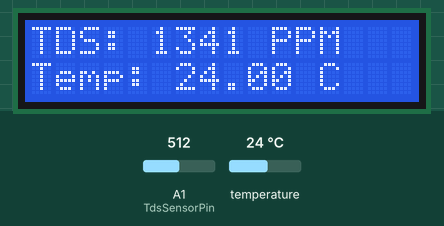
Recording of a sketch running on a simulated Arduino Uno, built with avr-gcc and run on an emulated ATmega328P. Parts: 16×2 character LCD. The test bench sets the inputs (shaded band); at power-on: temperature 24 °C, A1 (TdsSensorPin) = 512. What the sketch prints to the serial monitor is not drawn.

Above: at 1.2 s.
1.3 s: temperature set to 12 °C
At 4.4 s:
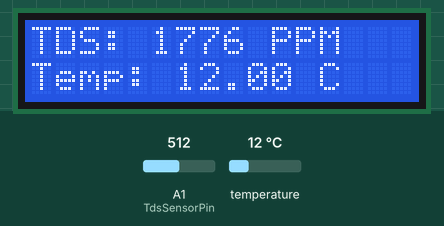
6.2 s: A1 (TdsSensorPin) set to 716
At 8.3 s:
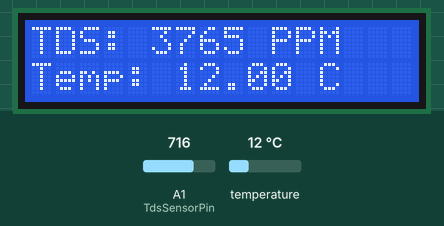
10.8 s: temperature set to 19 °C
At 13.2 s:
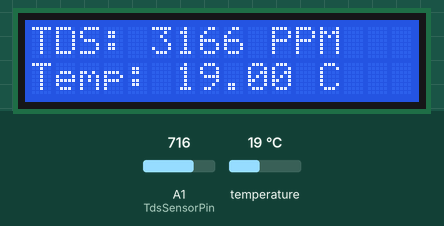
15.4 s: A1 (TdsSensorPin) set to 900
At 18.1 s:
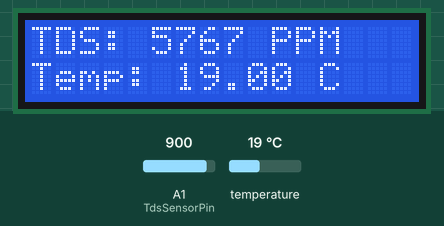
20.1 s: temperature set to 28 °C
At 22.9 s:
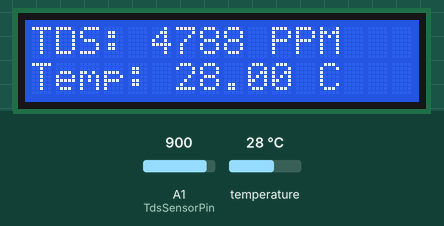
24.7 s: A1 (TdsSensorPin) set to 1023
At 26.7 s:
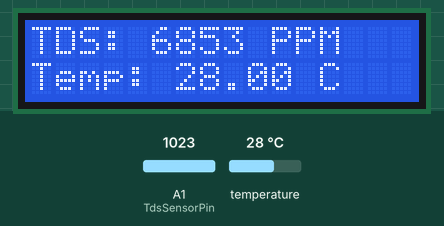
Timing chart, 0 to 28.2 s (numbered marks = the images above; inputs shaded):
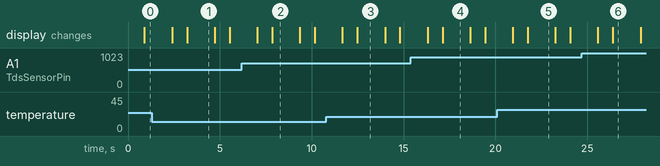

The sketch:

tds_code.ino
```cpp
#include <EEPROM.h> // for tds
#include "GravityTDS.h"
#include <OneWire.h> // for temperature
#include <DallasTemperature.h>
#include <Wire.h>  //for lcd
#include <LiquidCrystal_I2C.h>

// Set the LCD address to 0x27 for a 16 chars and 2 line display
LiquidCrystal_I2C lcd(0x27, 16, 2);

#define ONE_WIRE_BUS 8
#define TdsSensorPin A1

OneWire oneWire(ONE_WIRE_BUS);
GravityTDS gravityTds;

DallasTemperature sensors(&oneWire);
 float tdsValue = 0;

void setup()
{
    Serial.begin(115200);
    lcd.begin();
    sensors.begin();
    gravityTds.setPin(TdsSensorPin);
    gravityTds.setAref(5.0);  //reference voltage on ADC, default 5.0V on Arduino UNO
    gravityTds.setAdcRange(1024);  //1024 for 10bit ADC;4096 for 12bit ADC
    gravityTds.begin();  //initialization
}

void loop()
{
    sensors.requestTemperatures();

    gravityTds.setTemperature(sensors.getTempCByIndex(0));  // set the temperature and execute temperature compensation
    gravityTds.update();  //sample and calculate
    tdsValue = gravityTds.getTdsValue();  // then get the value

    Serial.print(tdsValue,0);
    Serial.println("ppm");
    Serial.print("Temperature is: ");
    Serial.println(sensors.getTempCByIndex(0));

    lcd.setCursor(0, 0);
    lcd.print("TDS: ");
    lcd.print(tdsValue,0);
    lcd.print(" PPM");

    lcd.setCursor(0, 1);
    lcd.print("Temp: ");
    lcd.print(sensors.getTempCByIndex(0));
    lcd.print(" C");

    delay(1500);
    lcd.clear();

//    if(tdsValue < 900){
//      Serial.println("baik");
//      lcd.setCursor(0,0);
//      lcd.print("baik")
//      delay(1000);
//    }else{
//      Serial.println("tidak baik");
//      lcd.setCursor(0,0);
//      lcd.print("tidak baik")
//      delay(1000);
//    }
}
```

Measured:
- after the input at 1.3 s, the display: first differs from a run without the input after 1.9 s (image 1)
- after the input at 6.2 s, the display: first differs from a run without the input after 1.7 s (image 2)
- after the input at 10.8 s, the display: first differs from a run without the input after 1.7 s (image 3)
- after the input at 15.4 s, the display: first differs from a run without the input after 1.7 s (image 4)
- after the input at 20.1 s, the display: first differs from a run without the input after 1.7 s (image 5)
- after the input at 24.7 s, the display: first differs from a run without the input after 1.7 s (image 6)
- what the display in image 1 shows lasts 1.5 s, from 3.2 s to 4.7 s
